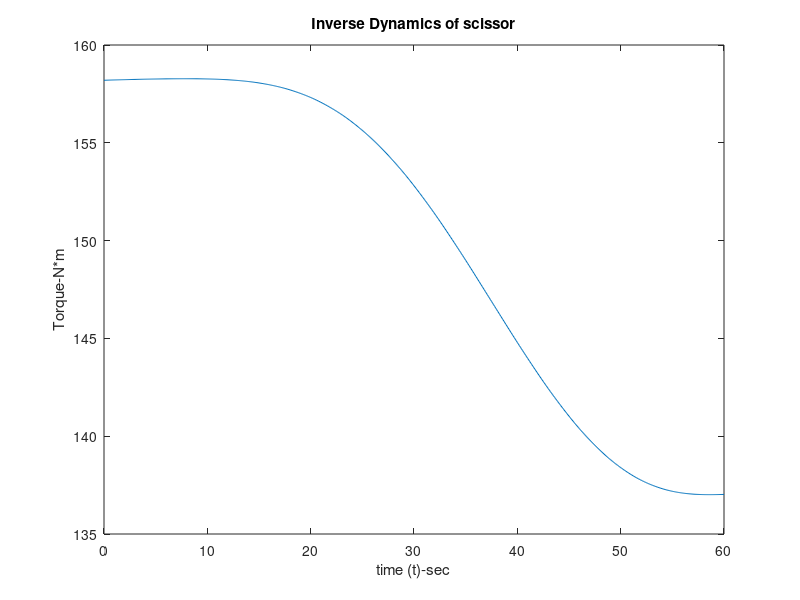
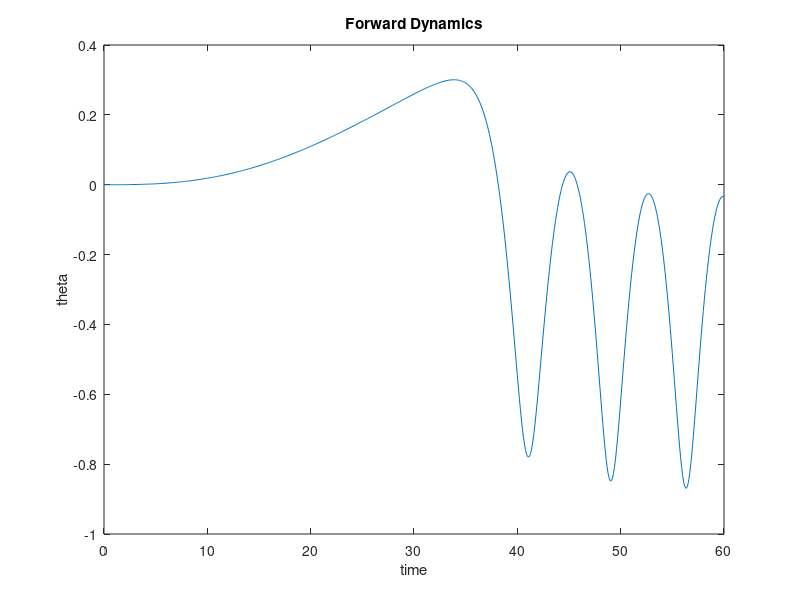
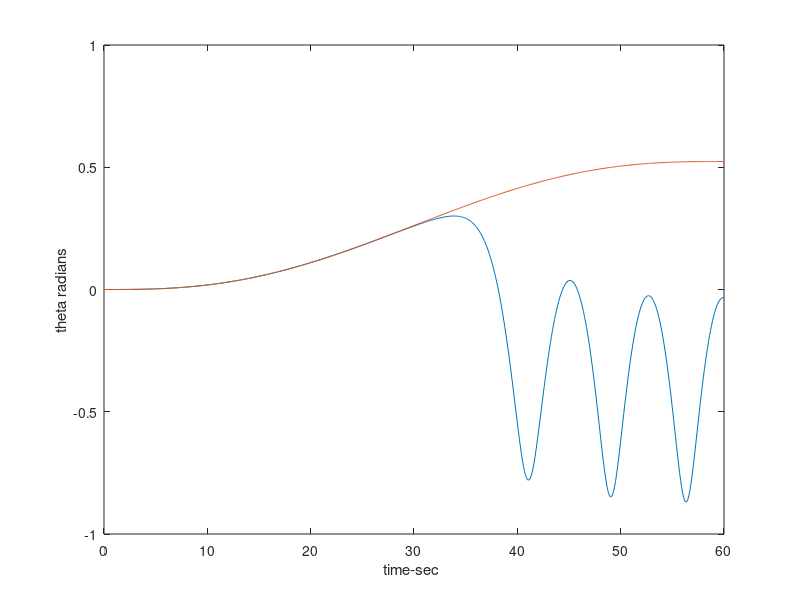

The MATLAB script that drew these images, in order:
function [ ] = scissor(  )

s=60; 
A=[s^3 s^4 s^5;
3*s^2 4*s^3 5*s^4;
6*s 12*s^2 20*s^3];
b=[30*3.14/180 0 0]'
a=A\b
a3=a(1); a4=a(2); a5=a(3);
% direct dynamics
    function val=xt(t)
         val=a3*t^3+a4*t^4+a5*t^5;
    end
    function val=dxt(t)
                val=a3*3*t^2+a4*4*t^3+a5*5*t^4;
    end;
    function val=ddxt(t)
          val=a3*6*t+a4*12*t^2+a5*20*t^3;
    end
m=650e-3; % kg  -mass of link
l=300e-3; %m -length
thk=20e-3; %m - thick
wid=40e-3;%m - width
I=m*(l^+wid^2)/12; % inertia of link

t=0:.1:60;
N=max(size(t));
T=0*t; % generate place holde
ThetaGiven=0*t;
disp('Inverse Dynamics Started');
for i=1:N
    ti=t(i);
T(i)=0.045*ddxt(ti)*(4.5683*sin(xt(ti))^2+2604.848*cos(xt(ti))^2+8*I)- 0.045*dxt(ti)^2*sin(xt(ti))*cos(xt(ti))*(4.5683*sin(xt(ti))^2+2604.848*cos(xt(ti))^2)+158.197*cos(xt(ti));
ThetaGiven(i)=xt(t(i));
end
plot(t,T); title('Inverse Dynamics of scissor'); xlabel('time (t)-sec'); ylabel('Torque-N*m')

function dq=FD(ti,q,t,tau)
   Tq=interp1(t,tau,ti);
  dq1=q(2);
  dq2=Tq+ 0.045*q(2)^2*sin(q(1))*cos(q(1))*(4.5683*sin(q(1))^2+2604.848*cos(q(1))^2)- 158.197*cos(q(1));
  dq2=dq2/(0.045*(4.5683*sin(q(1))^2+2604.848*cos(q(1))^2+8*I));
  dq=[dq1;dq2];

end


%UNTITLED3 Summary of this function goes here
%   Detailed explanation goes here
q0=[0 0 ]';% initial condition
disp('Forward Dynamics Started-scissor');
%options = odeset('RelTol',1e-06, 'AbsTol',1e-12);
[FD_Time,FD_q]=ode45(@(ti,y) FD(ti,y,t,T),t,q0);

disp('Forward dynamics complete')
figure
plot(FD_Time,FD_q(:,1));title('Forward Dynamics'); xlabel('time'); ylabel('theta');
calTheta=interp1(FD_Time,FD_q(:,1),t);
figure; title('ThetaGiven');plot(t,calTheta,t,ThetaGiven);xlabel('time-sec '); ylabel('theta radians')

end
